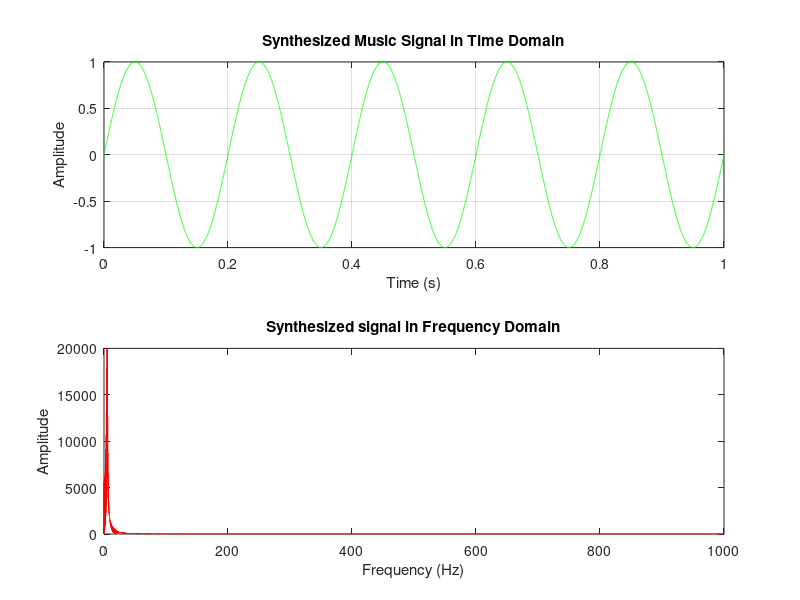

MATLAB code to generate this figure:
% Parameters
sampling_rate = 44100; % Hz
duration = 3; % seconds
notes = input("Enter the frequencies = ") ;
% Frequencies of C4 to A4

% Initialize the synthesized waveform
t = linspace(0, duration, duration * sampling_rate);
synthesized_waveform = zeros(size(t));

% Synthesize each note
for i = 1:length(notes)
    frequency = notes(i);
    amplitude = 0.5; % Adjust amplitude as needed
    note_waveform = amplitude * sin(2 * pi * frequency * t);
    synthesized_waveform = synthesized_waveform + note_waveform;
end

% Normalize the waveform
synthesized_waveform = synthesized_waveform / max(abs(synthesized_waveform));

% Play the synthesized waveform
sound(synthesized_waveform, sampling_rate);

% Plot the waveform
subplot(2,1,1)
plot(t, synthesized_waveform,'g');
title('Synthesized Music Signal in Time Domain');
axis([0 1 -1 1])
xlabel('Time (s)');
ylabel('Amplitude');
grid on;

% Frequency domain analysis
nfft = 2^nextpow2(length(synthesized_waveform)); 
% Next power of 2 for better FFT performance
frequencies = sampling_rate/2 * linspace(0, 1, nfft/2 + 1); 
% Compute the single-sided amplitude spectrum
speech_fft = fft(synthesized_waveform, nfft);
amplitude_spectrum = 2 * abs(speech_fft(1:nfft/2 + 1));
% Plot the speech signal in the frequency domain

subplot(2,1,2)
plot(frequencies, amplitude_spectrum,'r');
axis([0 1000 0 20000])
xlabel('Frequency (Hz)');
ylabel('Amplitude');
title('Synthesized signal in Frequency Domain');
